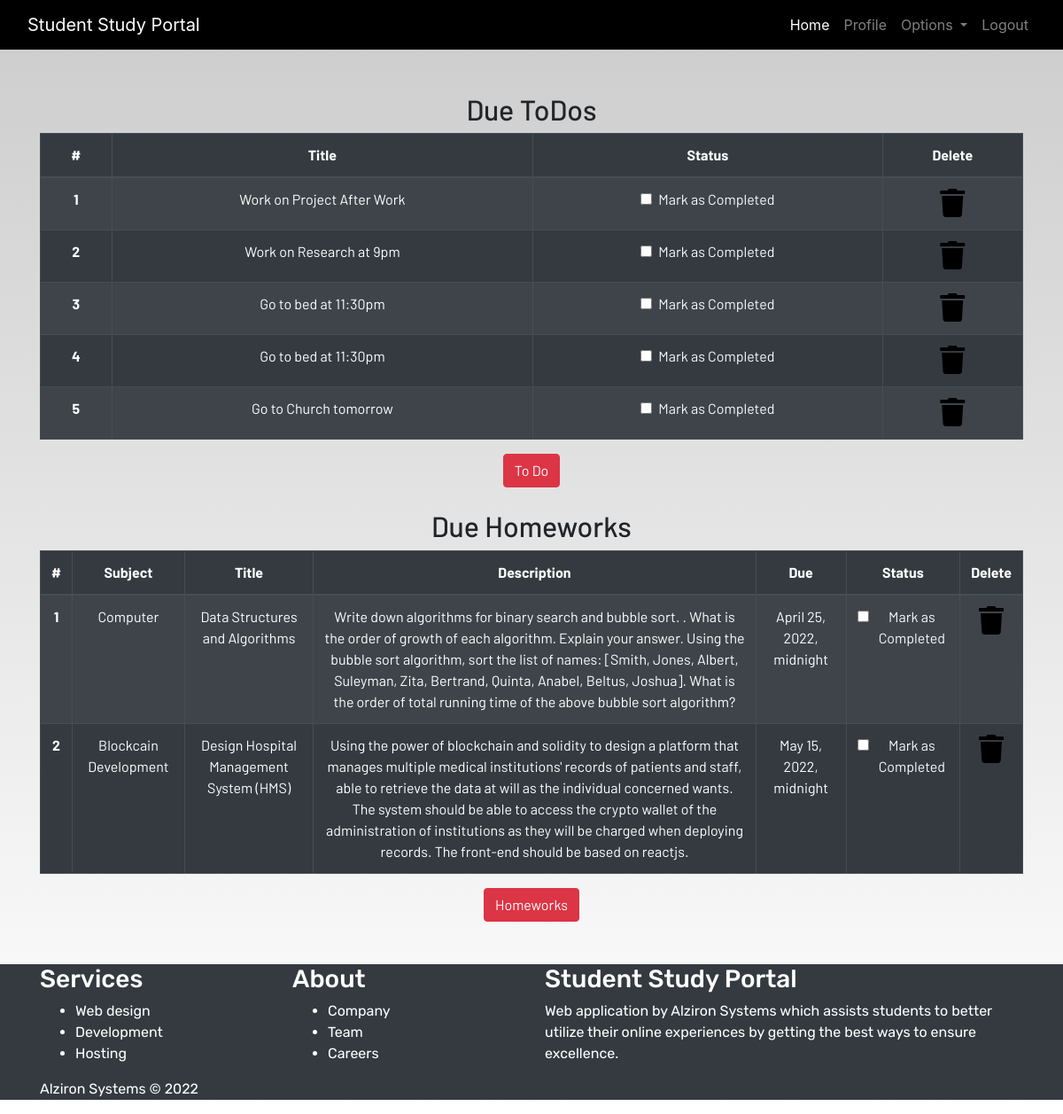
/profile/ (signed in), run on the app's committed database.
### dashboard/models.py (models this page shows, shortened)
class Todo(models.Model):
    objects = None
    user = models.ForeignKey(User,on_delete=models.CASCADE)
    title = models.CharField(max_length=100)
    is_finished = models.BooleanField(default=False)

class Homework(models.Model):
    objects = None
    user = models.ForeignKey(User, on_delete=models.CASCADE)
    subject = models.CharField(max_length=50)
    title = models.CharField(max_length=200)
    description = models.TextField()
    due = models.DateTimeField()
    is_finished = models.BooleanField(default=False)

### dashboard/views.py (the view)
# urls.py: path('profile/',dash_views.profile,name='profile')
@login_required
def profile(request):
    homeworks = Homework.objects.filter(is_finished=False,user=request.user)
    todos = Todo.objects.filter(is_finished=False,user=request.user)
    if len(homeworks) == 0:
        homework_done = True
    else:
        homework_done = False
    if len(todos) == 0:
        todos_done = True
    else:
        todos_done = False
    context = {
        'homeworks':homeworks,
        'todos':todos,
        'homework_done':homework_done,
        'todo_done':todos_done
    }
    return render(request,'dashboard/profile.html',context)

### dashboard/templates/dashboard/profile.html
{% extends 'dashboard/base.html' %}
{% load static %}
{% load crispy_forms_tags%}
{% block content %}
<section class="text-center">
    <div class="container">
        {% if not todo_done %}
        <h2>Due ToDos</h2>
        <table class="table table-striped table-bordered table-hover table-dark">
            <thead>
                <tr>
                    <th scope="col">#</th>
                    <th scope="col">Title</th>
                    <th scope="col">Status</th>
                    <th scope="col">Delete</th>
                </tr>
            </thead>
            <tbody>
            {% for todo in todos %}
                <tr>
                    <th scope="row">{{forloop.counter}}</th>
                    <td>{{todo.title}}</td>
                    <td>
                        <a href="{% url 'update-todo' todo.id %}">
                            <div class="form-check">
                                {% if todo.is_finished == True %}
                                <input class="form-check-input" type="checkbox" value="" checked>
                                {% else %}
                                <input class="form-check-input" type="checkbox" value="">
                                {% endif %}
                                <label class="form-check-label text-light" for="flexCheckDefault">
                                    Mark as Completed
                                </label>
                            </div>
                        </a>
                    </td>
                    <td><a href="{% url 'delete-todo' todo.id %}"><i class="fa fa-trash fa-2x"></i></a></td>
                </tr>
            {% endfor %}
            </tbody>
        </table>
        {% else %}
        <h3>All To dos are completed!!!!</h3>
        {% endif %}
        <a href="{% url 'todo' %}" class="btn btn-danger">To Do</a>
        <br><br>
        {% if not homework_done %}
        <h2>Due Homeworks</h2>
        <table class="table table-striped table-bordered table-hover table-dark">
            <thead>
                <tr>
                    <th scope="col">#</th>
                    <th scope="col">Subject</th>
                    <th scope="col">Title</th>
                    <th scope="col">Description</th>
                    <th scope="col">Due</th>
                    <th scope="col">Status</th>
                    <th scope="col">Delete</th>
                </tr>
            </thead>
            <tbody>
            {% for homework in homeworks %}
                <tr>
                    <th scope="row">{{forloop.counter}}</th>
                    <td>{{homework.subject}}</td>
                    <td>{{homework.title}}</td>
                    <td>{{homework.description}}</td>
                    <td>{{homework.due}}</td>
                    <td>
                        <a href="{% url 'update-homework' homework.id %}">
                            <div class="form-check">
                                {% if homework.is_finished == True %}
                                <input class="form-check-input" type="checkbox" value="" checked>
                                {% else %}
                                <input class="form-check-input" type="checkbox" value="">
                                {% endif %}
                                <label class="form-check-label text-light" for="flexCheckDefault">
                                    Mark as Completed
                                </label>
                            </div>
                        </a>
                    </td>
                    <td><a href="{% url 'delete-homework' homework.id %}"><i class="fa fa-trash fa-2x"></i></a></td>
                </tr>
            {% endfor %}
            </tbody>
        </table>
        {% else %}
        <h3>All To homeworks are completed!!!!</h3>
        {% endif %}
        <a href="{% url 'homework' %}" class="btn btn-danger">Homeworks</a>
    </div>
</section>
{% endblock content %}

### dashboard/templates/dashboard/base.html (shortened to what this page needs)
<!DOCTYPE html>
{% load static %}
<html lang="en">
<head>
  <link rel="stylesheet" href="https://stackpath.bootstrapcdn.com/bootstrap/4.3.1/css/bootstrap.min.css"
 />
  <link rel="stylesheet" href="https://use.fontawesome.com/releases/v5.7.2/css/all.css"
 />
  <link rel="stylesheet" href="{% static 'css/main.css' %}" />
</head>
<body>
  <header>
    <nav class="navbar navbar-expand-lg navbar-dark bg-dark">
      <div class="container-fluid">
        <a class="navbar-brand" href="/">Student Study Portal</a>
        <div class="collapse navbar-collapse justify-content-end" id="navbarSupportedContent">
          <ul class="navbar-nav mb-2 mb-lg-0">
            <li class="nav-item">
              <a class="nav-link active" aria-current="page" href="/">Home</a>
            </li>
            {% if user.is_authenticated %}
            <li class="nav-item">
              <a class="nav-link" href="{% url 'profile' %}">Profile</a>
            </li>
            <li class="nav-item dropdown">
              <a class="nav-link dropdown-toggle" href="#" id="navbarDropdown" role="button" data-toggle="dropdown"
                aria-haspopup="true" aria-expanded="false">
                Options
              </a>
            </li>
            <li class="nav-item">
              <a class="nav-link" href="{% url 'logout' %}">Logout</a>
            </li>
            {% endif %}
          </ul>
        </div>
      </div>
    </nav>
  </header>
  <br /><br />
  <main>
    {% block content %}
    {% endblock content %}
  </main>
<br /><br />
    <div class="footer-light bg-dark text-white m-10 p-20">
        <footer>
            <div class="container">
                <div class="row">
                    <div class="col-sm-6 col-md-3 item">
                        <h3>Services</h3>
                        <ul>
                            <li><a href="#" class="text-white">Web design</a></li>
                            <li><a href="#" class="text-white">Development</a></li>
                            <li><a href="#" class="text-white">Hosting</a></li>
                        </ul>
                    </div>
                    <div class="col-sm-6 col-md-3 item">
                        <h3>About</h3>
                        <ul>
                            <li><a href="#" class="text-white">Company</a></li>
                            <li><a href="#" class="text-white">Team</a></li>
                            <li><a href="#" class="text-white">Careers</a></li>
                        </ul>
                    </div>
                    <div class="col-md-6 item text">
                        <h3>Student Study Portal</h3>
                        <p>Web application by Alziron Systems which assists students to better utilize their online experiences by getting the best ways to ensure excellence.</p>
                    </div>
                </div>
                <p class="copyright">Alziron Systems © 2022</p>
            </div>
        </footer>
    </div>
</body>
</html>

### static/css/main.css (style rules this page uses)
html { scroll-behavior: smooth; height: 100%; width: 100%; }
main { font-family: Barlow, Quicksand, Rubik, sans-serif, serif, 'Times New Roman', Times, serif !important; }
footer { font-family: Rubik, sans-serif, serif, 'Times New Roman', Times, serif; }
.navbar { background-color: rgb(0, 0, 0) !important; }
a { text-decoration: none !important; color: black; }
html, body { max-width: 100%; overflow-x: hidden; height: 100%; width: 100%; }
body { background: linear-gradient(rgba(0, 0, 0, 0.2), rgba(255, 255, 255, 0.5)); overflow-x: hidden; background-repeat: no-repeat; }
.fa { color: black; }

### data on the page
Todo: title "Work on Project After Work"
Todo: title "Work on Research at 9pm"
Todo: title "Go to bed at 11:30pm"
Todo: title "Go to bed at 11:30pm"
Todo: title "Go to Church tomorrow"
Homework: subject "Computer", title "Data Structures and Algorithms", description "Write down algorithms for binary search and bubble sort. . What is the order of growth of each algorithm. Explain your answer. Using the bubble sort algorithm, sort the list of names: [Smith, Jones, Albert, Suleyman, Zita, Bertrand, Quinta, Anabel, Beltus, Joshua]. What is the order of total running time of the above bubble sort algorithm?", due "April 25, 2022, midnight"
Homework: subject "Blockcain Development", title "Design Hospital Management System (HMS)", description "Using the power of blockchain and solidity to design a platform that manages multiple medical institutions' records of patients and staff, able to retrieve the data at will as the individual concerned wants. The system should be able to access the crypto wallet of the administration of institutions as they will be charged when deploying records. The front-end should be based on reactjs.", due "May 15, 2022, midnight"
